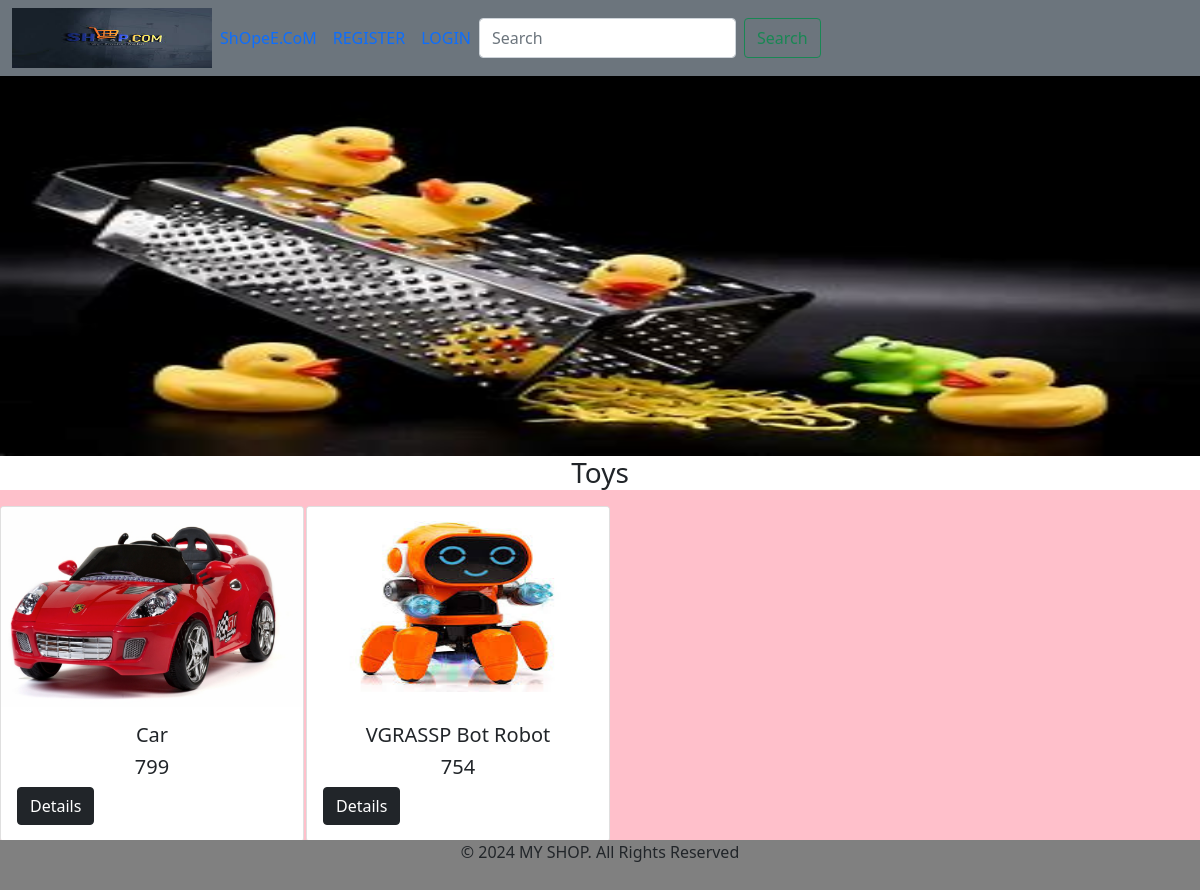
The app's page /products/2 with its own data.
### shop/models.py (models this page shows, shortened)
class Category(models.Model):
    image=models.ImageField(upload_to='images',null=True,blank=True)
    p_name=models.TextField(max_length=20)
    desc=models.TextField(max_length=200)

class Products(models.Model):
    category=models.ForeignKey(Category,on_delete=models.CASCADE)
    name=models.TextField(max_length=40)
    desc=models.TextField()
    image=models.ImageField(upload_to='images',null=True,blank=True)
    price=models.IntegerField()
    stock=models.IntegerField()
    available=models.BooleanField(default=True)
    created=models.DateTimeField(auto_now_add=True)
    updated=models.DateTimeField(auto_now_add=True)

### shop/views.py (the view)
# urls.py: path('products/<int:m>',views.products,name='products'),
def products(request,m):
    pro=Category.objects.get(id=m)
    item=Products.objects.filter(category=pro)
    return render(request,'products.html',{'product':pro,'item':item})

### cart/context_processors.py (called while the page is built)
def Total(request):
    u=request.user
    count=0
    if request.user.is_authenticated:
        try:
            item=Cart.objects.filter(user=u)
            count=count+item.count()
        except:
            count=0
    return {'count':count}

### shop/context_processors.py (called while the page is built)
def Links(request):
    c=Category.objects.all()
    return{'links':c}

### templates/products.html (shortened to what this page needs)
<!DOCTYPE html>
{% extends 'base.html' %}
{% load static %}
{% block content %}
    <div class="row">
        <img src="{{product.image.url}}" style="height:380px;width:100%">
    </div>
<center><h3 STYLE="background-color:white">{{product.p_name}}</h3></center>
    <div class="row">
    </div>
  <div class="row">
    {% for i in item %}
    <div class="col-sm-3  mb-5 ">
      <div class="card mx-auto" style="width: 19rem;">
        <a href="#">
        <img src="{{i.image.url}}" class="card-img-top" height="200px" width="100%" alt="..."></a>
        <div class="card-body">
        <h5 class="card-title text-center" >{{i.name}}</h5>
        <h5 class="card-title text-center" >{{i.price}}</h5>
        <a type="submit" href="{% url 'shop:product_details' i.id %}" class="btn btn-dark">Details</a>
</div>
      </div></div>
      {% endfor %}
</div>
{% endblock %}

### static/css/style.css (style rules this page uses)
body { background-color:pink; }

### records on screen
Category: image (picture), p_name "Toys"
Products: image (picture), name "Car", price "799"
Products: image (picture), name "VGRASSP Bot Robot", price "754"
